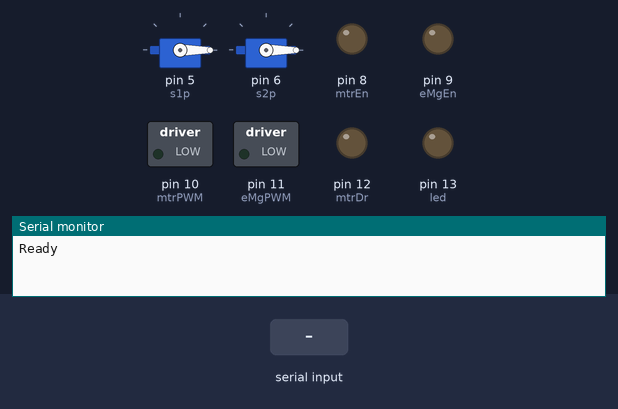
A sketch run on a simulated Arduino Uno, built with avr-gcc and run on an emulated ATmega328P. On the bench: 2 × servo, switched loads named in the sketch (green lamp = pin HIGH), output pins drawn as LEDs (lit = HIGH), the last lines printed to the serial monitor. Inputs (shaded band) come from the test bench.

Above: at 2.0 s.
2.1 s: "o" received over Serial
At 4.9 s:
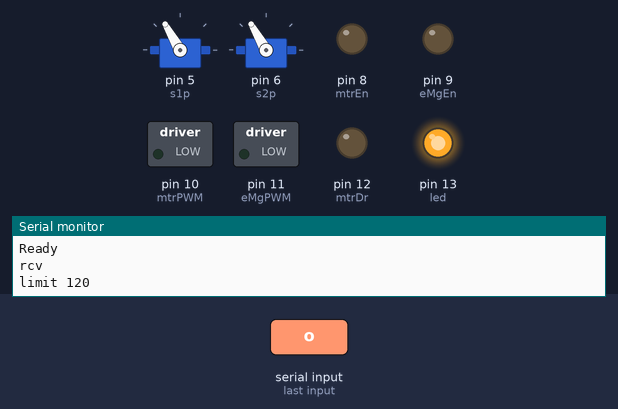
5.1 s: "b" received over Serial
At 5.97 s:
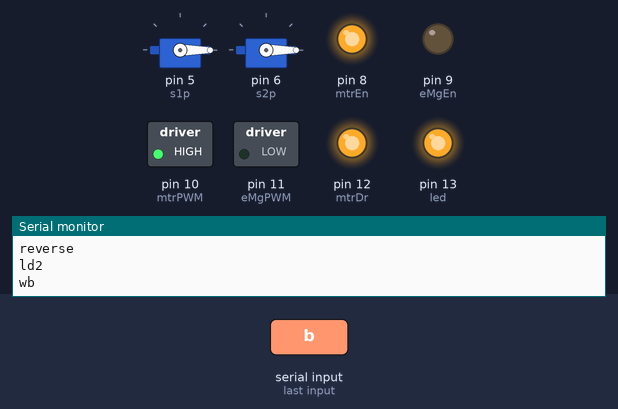
7.5 s: "o" received over Serial
At 12.2 s:
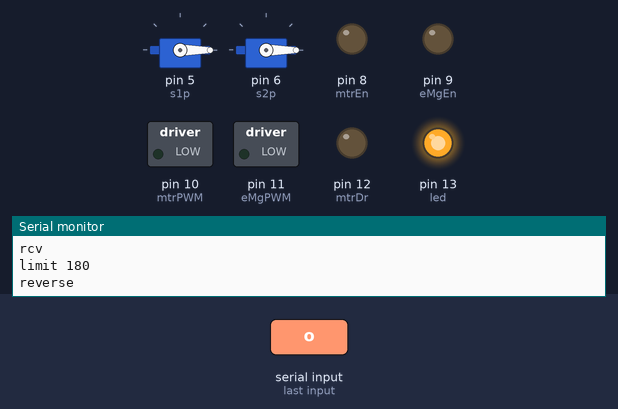
Timing chart, 0 to 13.9 s (numbered marks = the images above; inputs shaded):
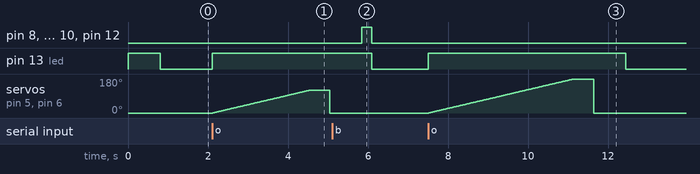

Measured:
- after the input at 2.1 s, pin 13 (led): LOW → HIGH at once; servo on pin 5 (s1p), servo on pin 6 (s2p): rises from 0° to 120° in 2.4 s, then falls to 0° in 0.52 s
- after the input at 5.1 s, pin 8 (mtrEn), pin 10 (mtrPWM), pin 12 (mtrDr): LOW → HIGH after 0.75 s, → LOW 0.25 s later; pin 13 (led): HIGH → LOW after 1.0 s instead of 0.74 s
- after the input at 7.5 s, pin 13 (led): LOW → HIGH at once, → LOW 4.9 s later; servo on pin 5 (s1p), servo on pin 6 (s2p): rises from 0° to 180° in 3.6 s, then falls to 0° in 0.52 s

The sketch:

move.ino
```cpp
#include <Servo.h>

//Electro magnet
#define en1 9
#define dr1 13
#define pwm1 11
#define eMgEn en1
#define eMgDr dr1
#define eMgPWM pwm1
#define eMagPin 7

//Motor
#define en2 8
#define dr2 12
#define pwm2 10
#define mtrBtn 14 //A0
#define mtrEn en2
#define mtrDr dr2
#define mtrPWM pwm2
#define mPWM pwm2
#define motorLimit en2

#define s1p 5
#define s2p 6

#define led 13

Servo servo1;
Servo servo2;
boolean elecMagnetState = LOW;
int beanBag = 2;
int bagButtonStatus = 0;
int limit = 0;
int pos;

String inputStr;
char input;

void servoMoveTo(int pos){
    servo1.write(pos); //move to a servo position for both
    servo2.write(pos);
}

void resetServos(){
	servo1.attach(s1p); //get current status
	servo2.attach(s2p);
	// Start servos on top
	servoMoveTo(0);
    delay(800);
    servo1.detach();
	servo2.detach(); //stop from moving
    beanBag = 2;
}

void loadBeanBag(){
    if (beanBag == 2) {
        limit = 120; //most of the way there
    }
    else {
        limit = 180; //full limit
    }

    servo1.attach(s1p);
    servo2.attach(s2p);
    delay(1);
    Serial.print("limit ");
    Serial.println(limit);
    // This for loop helps to load the bean bag
    for (pos = 0; pos <= limit; pos += 1) {
        //pos_other = 180 - pos;
        servoMoveTo(pos);
        delay(20);
    }

    delay(500);

    Serial.println("reverse");
    resetServos(); //go to original position

    Serial.write("ld");
    if (beanBag == 2){ //print current bean bag
        Serial.write("2\n");
    }
    else if (beanBag == 1){
        Serial.write("1\n");
    }
    else {
        Serial.write("?\n");
    }

    beanBag--;
    if (beanBag == 0){
        beanBag = 2; //reset bean bag
    }
}

void motor(boolean input1, boolean input2){
	digitalWrite(mtrEn, input1); //output to motor, enable
	digitalWrite(mtrDr, input2); //direction
}

void electroMagnet(boolean input1, boolean input2){
    //Serial.write("em\n");
	digitalWrite(eMgEn, input1); //enable emagnet
	//digitalWrite(eMgDr, input2);
}

void unlockMagnet(){
    Serial.write("ul\n");
    elecMagnetState = LOW;
	//electromagnet release
	electroMagnet(LOW, LOW);
}

void lockMagnet(){
	if (digitalRead(eMagPin) == LOW){ //if switch is pressed
        //electromagnet on
	    electroMagnet(HIGH, HIGH); //turn on
        analogWrite(eMgPWM, 250); //almost full strength
        elecMagnetState = HIGH;
        Serial.write("lk\n");
    }
    else {
        unlockMagnet(); //switch not pressed
    }
}

void tighten(uint16_t time){
	//increase strength
    Serial.write("wf\n");
	motor(HIGH, LOW);
	analogWrite(mtrPWM, 255);

    for (uint16_t i=0; i<time; i++){
        if (digitalRead(mtrBtn) == LOW){ //if button is not pressed
            //stop
            i = time;
            Serial.write("bk\n");
        }
        else {
            delay(1); //delay 1 ms, motor keeps turning
        }
    }

	motor(LOW, LOW); //turn off
	analogWrite(mtrPWM, 0);
}

void loosen(uint16_t time){
    //initial rotation direction
    Serial.write("wb\n");
    motor(HIGH, HIGH);
    analogWrite(mtrPWM, 255);
    delay(time); //winds back

    motor(LOW, LOW); //turn off
	analogWrite(mtrPWM, 0);
}

void launchBeanBag(){
   //activate electromagnet
   lockMagnet();
    if (elecMagnetState == LOW){
        return; //not locked
    }

    tighten(3500);

    unlockMagnet(); //unlock the magnet

    delay(1000);

    loosen(3500);
}

//setup overall structure
void setup(){
	pinMode(eMgEn, OUTPUT); //setup pins
	pinMode(eMgPWM, OUTPUT);
	pinMode(eMgDr, OUTPUT);
	pinMode(mtrEn, OUTPUT);
	pinMode(mtrDr, OUTPUT);
	pinMode(mtrPWM, OUTPUT);
    pinMode(mtrBtn, INPUT);
	pinMode(led, OUTPUT);

	pinMode(eMagPin, INPUT_PULLUP); //input
	digitalWrite(led,HIGH);

	Serial.begin(9600);

    resetServos();
    Serial.write("Ready\n");

    beanBag = 2;
	digitalWrite(led,LOW);
}

void loop(){
    delay(1); //infinite loop, always check for serial event
}

void serialEvent(){
    inputStr = ""; //clear string
    while (Serial.available()) {
        input = (char)Serial.read(); //read input
        inputStr += input;
    }

	digitalWrite(led,HIGH); //led high, doing command
    Serial.flush(); //clear serial

    switch(inputStr[0]){
        case 'l':
            Serial.write("rcv\n");
            launchBeanBag();
            Serial.write("ln\n"); //done
            break;
        case 'o':
            Serial.write("rcv\n"); //command received
            loadBeanBag();
            break;
        case 'r':
            resetServos();
            Serial.write("rl\n"); //reset to original state
            break;
        case 'c':
            if (elecMagnetState == LOW){ //toggle button
                lockMagnet();
            }
            else {
                unlockMagnet();
            }
            break;
        case 'b':
            loosen(250); //turn for 250 ms
            break;
        case 'f':
            tighten(250); //turn for 250 ms
            break;
        default:
            inputStr.concat("?\n"); //unknown command
            Serial.print(inputStr);
            break;
    }
	digitalWrite(led,LOW);
}
```
